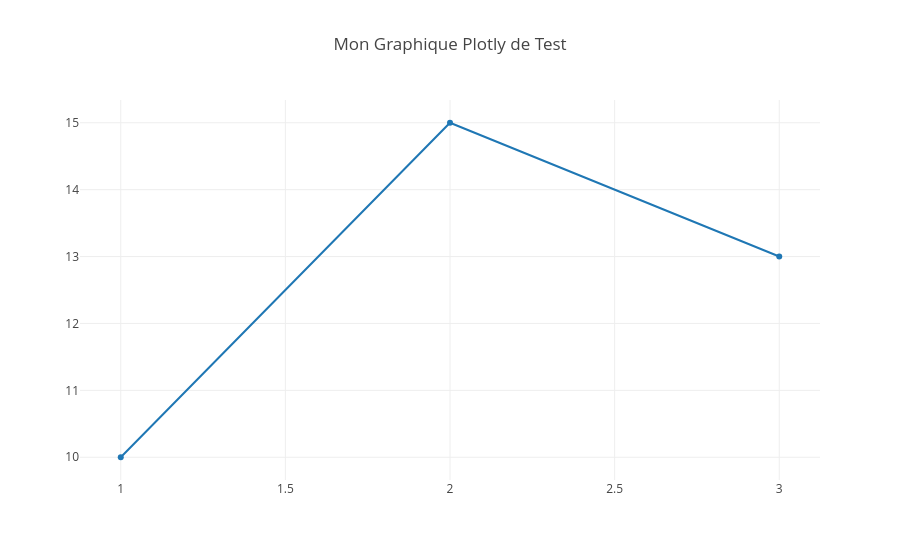

Notebook source saved alongside this figure:
### Markdown cell above
### 3. Visualisation Interactive (Plotly)

**À COMPLÉTER PAR L'ÉTUDIANT :**
Générez un graphique interactif (par exemple en utilisant Plotly ou des éléments OJS dans le document final) pour permettre aux décideurs d'interagir dynamiquement avec vos données.

### Code cell
# TODO: Créer un graphique interactif simple
print("Module de communication dynamique prêt !")

### Figure 1 — Plotly figure (JSON) as saved in the notebook; plotly's stock layout.template omitted (floating-point values rounded to 4 significant figures)
{"data": [{"type": "scatter", "x": [1, 2, 3], "y": [10, 15, 13], "mode": "lines+markers", "name": "Données de Test"}], "layout": {"title": "Mon Graphique Plotly de Test"}}
